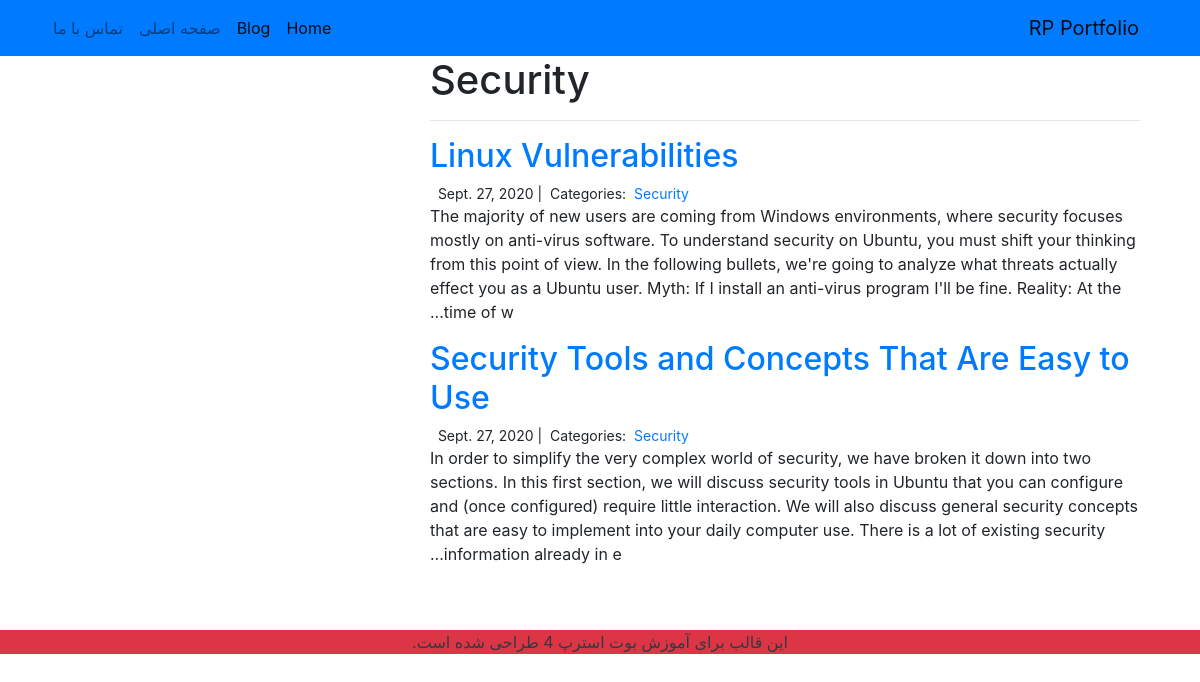
Page /blog/Security/ on the committed database.
### blog/models.py (models this page shows)
class Category(models.Model):
    name = models.CharField(max_length=20)

class Post(models.Model):
    title = models.CharField(max_length=255)
    body = models.TextField()
    created_on = models.DateTimeField(auto_now_add=True)
    last_modified = models.DateTimeField(auto_now=True)
    categories = models.ManyToManyField("Category", related_name="posts")

### blog/views.py (the view)
# urls.py: path("<category>/", views.blog_category, name="blog_category"),
def blog_category(request, category):
    posts = Post.objects.filter(categories__name__contains=category).order_by(
        "-created_on"
    )
    context = {"category": category, "posts": posts}
    return render(request, "blog_category.html", context)

### blog/templates/blog_category.html (shortened to what this page needs)
{% extends "base.html" %}
{% block page_content %}
<div class="col-md-8 offset-md-2">
    <h1>{{ category | title }}</h1>
    <hr>
    {% for post in posts %}
        <h2><a href="{% url 'blog_detail' post.pk%}">{{ post.title }}</a></h2>
        <small>
            {{ post.created_on.date }} |&nbsp;
            Categories:&nbsp;
            {% for category in post.categories.all %}
            <a href="{% url 'blog_category' category.name %}">
            </a>&nbsp;
            {% endfor %}
        </small>
        <p>{{ post.body | slice:":400" }}...</p>
    {% endfor %}
</div>
{% endblock %}

### personal_portfolio/templates/style.css (style rules this page uses)
body { direction:rtl; }

### rows in the picture
Category: name "Security"
Post: title "Linux Vulnerabilities", created_on "Sept. 27, 2020", body "The majority of new users are coming from Windows environments, where security focuses mostly on anti-virus software. To understand security on Ubuntu, you must shift your thinking from this point of view. In the following bullets, we're going to analyze what threats actually effect you as a Ubuntu user. Myth: If I install an anti-virus program I'll be fine. Reality: At the time of w"
Post: title "Security Tools and Concepts That Are Easy to Use", created_on "Sept. 27, 2020", body "In order to simplify the very complex world of security, we have broken it down into two sections. In this first section, we will discuss security tools in Ubuntu that you can configure and (once configured) require little interaction. We will also discuss general security concepts that are easy to implement into your daily computer use. There is a lot of existing security information already in e"
